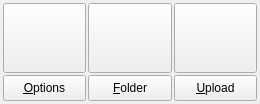
<?xml version="1.0" encoding="UTF-8"?>
<ui version="4.0">
 <class>LightscreenWindowClass</class>
 <widget class="QMainWindow" name="LightscreenWindowClass">
  <property name="geometry">
   <rect>
    <x>0</x>
    <y>0</y>
    <width>260</width>
    <height>104</height>
   </rect>
  </property>
  <property name="sizePolicy">
   <sizepolicy hsizetype="Fixed" vsizetype="Fixed">
    <horstretch>0</horstretch>
    <verstretch>0</verstretch>
   </sizepolicy>
  </property>
  <property name="minimumSize">
   <size>
    <width>260</width>
    <height>0</height>
   </size>
  </property>
  <property name="windowTitle">
   <string>Lightscreen</string>
  </property>
  <property name="windowIcon">
   <iconset resource="lightscreen.qrc">
    <normaloff>:/icons/lightscreen</normaloff>:/icons/lightscreen</iconset>
  </property>
  <property name="animated">
   <bool>false</bool>
  </property>
  <property name="unifiedTitleAndToolBarOnMac">
   <bool>true</bool>
  </property>
  <widget class="QWidget" name="centralWidget">
   <layout class="QGridLayout" name="gridLayout">
    <property name="leftMargin">
     <number>3</number>
    </property>
    <property name="topMargin">
     <number>3</number>
    </property>
    <property name="rightMargin">
     <number>3</number>
    </property>
    <property name="bottomMargin">
     <number>3</number>
    </property>
    <property name="spacing">
     <number>2</number>
    </property>
    <item row="0" column="1">
     <widget class="QPushButton" name="areaPushButton">
      <property name="sizePolicy">
       <sizepolicy hsizetype="Expanding" vsizetype="Expanding">
        <horstretch>0</horstretch>
        <verstretch>0</verstretch>
       </sizepolicy>
      </property>
      <property name="minimumSize">
       <size>
        <width>70</width>
        <height>70</height>
       </size>
      </property>
      <property name="toolTip">
       <string>Area capture</string>
      </property>
      <property name="whatsThis">
       <string>Capture a specific area of your desktop, resize and move it around!</string>
      </property>
      <property name="text">
       <string/>
      </property>
      <property name="iconSize">
       <size>
        <width>64</width>
        <height>64</height>
       </size>
      </property>
      <property name="shortcut">
       <string>Ctrl+A</string>
      </property>
      <property name="autoDefault">
       <bool>false</bool>
      </property>
     </widget>
    </item>
    <item row="0" column="2">
     <widget class="QPushButton" name="windowPushButton">
      <property name="sizePolicy">
       <sizepolicy hsizetype="Expanding" vsizetype="Expanding">
        <horstretch>0</horstretch>
        <verstretch>0</verstretch>
       </sizepolicy>
      </property>
      <property name="minimumSize">
       <size>
        <width>70</width>
        <height>70</height>
       </size>
      </property>
      <property name="toolTip">
       <string>Pick window</string>
      </property>
      <property name="whatsThis">
       <string>Drop the picker onto a window to capture it.</string>
      </property>
      <property name="iconSize">
       <size>
        <width>64</width>
        <height>64</height>
       </size>
      </property>
      <property name="shortcut">
       <string>Ctrl+P</string>
      </property>
      <property name="autoDefault">
       <bool>false</bool>
      </property>
     </widget>
    </item>
    <item row="1" column="0">
     <widget class="QPushButton" name="optionsPushButton">
      <property name="minimumSize">
       <size>
        <width>0</width>
        <height>26</height>
       </size>
      </property>
      <property name="toolTip">
       <string>Configure Lightscreen</string>
      </property>
      <property name="text">
       <string>&amp;Options</string>
      </property>
      <property name="shortcut">
       <string>Ctrl+O</string>
      </property>
      <property name="autoDefault">
       <bool>false</bool>
      </property>
     </widget>
    </item>
    <item row="1" column="1">
     <widget class="QPushButton" name="folderPushButton">
      <property name="minimumSize">
       <size>
        <width>0</width>
        <height>26</height>
       </size>
      </property>
      <property name="toolTip">
       <string>Open the current Screenshot folder</string>
      </property>
      <property name="text">
       <string>&amp;Folder</string>
      </property>
      <property name="shortcut">
       <string>Ctrl+F</string>
      </property>
      <property name="autoDefault">
       <bool>false</bool>
      </property>
     </widget>
    </item>
    <item row="1" column="2">
     <widget class="QPushButton" name="uploadPushButton">
      <property name="minimumSize">
       <size>
        <width>0</width>
        <height>26</height>
       </size>
      </property>
      <property name="toolTip">
       <string>Upload controls</string>
      </property>
      <property name="text">
       <string>&amp;Upload</string>
      </property>
      <property name="shortcut">
       <string>Ctrl+U</string>
      </property>
      <property name="autoDefault">
       <bool>false</bool>
      </property>
     </widget>
    </item>
    <item row="0" column="0">
     <widget class="QPushButton" name="screenPushButton">
      <property name="sizePolicy">
       <sizepolicy hsizetype="Expanding" vsizetype="Expanding">
        <horstretch>0</horstretch>
        <verstretch>0</verstretch>
       </sizepolicy>
      </property>
      <property name="minimumSize">
       <size>
        <width>70</width>
        <height>70</height>
       </size>
      </property>
      <property name="toolTip">
       <string>Fullscreen capture</string>
      </property>
      <property name="whatsThis">
       <string>Take a screenshot of your entire desktop.</string>
      </property>
      <property name="iconSize">
       <size>
        <width>64</width>
        <height>64</height>
       </size>
      </property>
      <property name="shortcut">
       <string>Ctrl+S</string>
      </property>
      <property name="autoDefault">
       <bool>false</bool>
      </property>
     </widget>
    </item>
   </layout>
  </widget>
 </widget>
 <layoutdefault spacing="6" margin="11"/>
 <resources>
  <include location="lightscreen.qrc"/>
 </resources>
 <connections/>
</ui>
